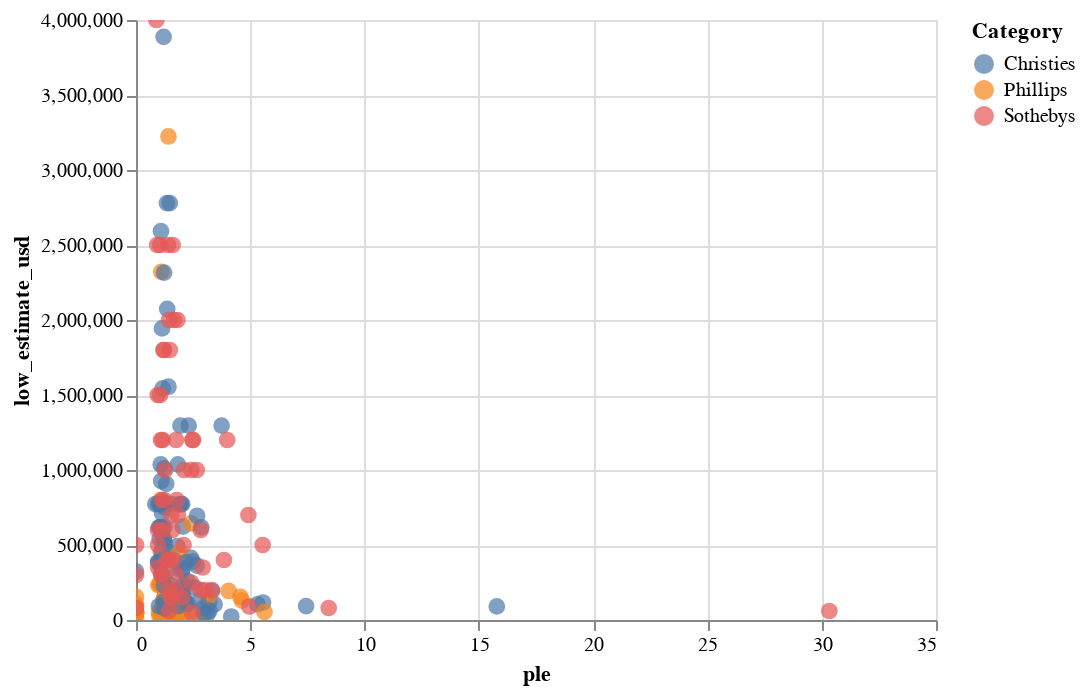

This figure's notebook cell:
### Code cell
import altair as alt
import pandas as pd
import numpy as np

source = dfSubset
alt.Chart(source).mark_circle(size=70).encode(
    y='low_estimate_usd',
    x='ple',
    color='Category',
    tooltip=['artist_name', 'artwork_title', 'price_usd', 'high_estimate_usd']
).interactive()

### Figure 1 — Vega-Lite specification as saved in the notebook (floating-point values rounded to 4 significant figures; data arrays with more than 128 entries replaced by an {"elided": "..."} marker saying what was removed)
{"config": {"view": {"continuousWidth": 400, "continuousHeight": 300}}, "data": {"name": "data-cc42a13764b7a5c3d72d4800cf07f94c"}, "mark": {"type": "circle", "size": 70}, "encoding": {"color": {"field": "Category", "type": "nominal"}, "tooltip": [{"field": "artist_name", "type": "nominal"}, {"field": "artwork_title", "type": "nominal"}, {"field": "price_usd", "type": "quantitative"}, {"field": "high_estimate_usd", "type": "quantitative"}], "x": {"field": "ple", "type": "quantitative"}, "y": {"field": "low_estimate_usd", "type": "quantitative"}}, "selection": {"selector168": {"type": "interval", "bind": "scales", "encodings": ["x", "y"]}}, "$schema": "https://vega.github.io/schema/vega-lite/v4.17.0.json", "datasets": {"data-cc42a13764b7a5c3d72d4800cf07f94c": {"elided": "230 records"}}}
